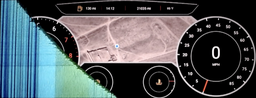
#> input picture Data/TestSet1ProperlyFormatted/test2/observed.png, 256 x 98 px, shrunk from 1120 x 430 before the run
$ python KeypointDescreptorAlignment.py
#> lines starting #> are read from the running program, lines starting #| are printed output that depends on the picture; after the words box and inside, x2 and y2 are one past the last pixel; in counts of white or black regions, pixels touching at a corner belong together
import cv2
import numpy as np
import random
import matplotlib.pyplot as plt

observed = cv2.imread("Data/TestSet1ProperlyFormatted/test2/observed.png")
#> observed is the input picture: shape (98, 256, 3); mean B, G, R 90.3, 85.4, 76.4
expected = cv2.imread("Data/TestSet1ProperlyFormatted/test2/expected.png")
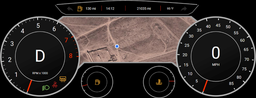
#> input picture Data/TestSet1ProperlyFormatted/test2/expected.png, 256 x 98 px, shrunk from 1120 x 430 before the run
#> expected is the input picture: shape (98, 256, 3); mean B, G, R 41.6, 43.4, 49.4


def distance_constraint(kp1, kp2, threshold):
    """A constraint for the constrained brute-force matching routine."""
    return np.linalg.norm(np.array(kp1.pt) - np.array(kp2.pt)) < threshold


def constrained_bf_matcher(descriptors1, keypoints1, descriptors2, keypoints2, constraint, threshold, norm_type=cv2.NORM_L2, lowe_ratio=0.70):
    """
    A brute force matcher with constraints.

    :param descriptors1:
    :param keypoints1:
    :param descriptors2:
    :param keypoints2:
    :param constraint:
    :param threshold:
    :param norm_type:
    :return:
    """

    matches = []
    for idx1, desc1 in enumerate(descriptors1):
        best_match = None
        second_best_match = None
        best_distance = float('inf')
        second_best_distance = float('inf')
        kp1 = keypoints1[idx1]

        for idx2, desc2 in enumerate(descriptors2):
            kp2 = keypoints2[idx2]
            if constraint(kp1, kp2, threshold):  # Check the constraint
                distance = cv2.norm(desc1, desc2, norm_type)
                if distance < best_distance:
                    second_best_distance = best_distance
                    second_best_match = best_match
                    best_distance = distance
                    best_match = cv2.DMatch(_queryIdx=idx1, _trainIdx=idx2, _distance=distance)
                elif distance < second_best_distance:
                    second_best_distance = distance
                    second_best_match = cv2.DMatch(_queryIdx=idx1, _trainIdx=idx2, _distance=distance)

        # Apply Lowe's ratio test
        if best_match and second_best_match and best_distance < lowe_ratio * second_best_distance:
            matches.append(best_match)

    #return matches
    return matches


def draw_point(image, point, label):
    #round point to the nearest pixel if necessary
    if type(point[0]) is not int:
        point = int(point[0] + 0.5), int(point[1] + 0.5)

    #draw circle
    cv2.circle(image, point, 2, (0, 0, 255), -1)  # Red point

    # Add the label next to the point
    # Parameters are: image, text, bottom-left corner of the text, font, font scale, color, thickness
    cv2.putText(image, label, (point[0] + 10, point[1]), cv2.FONT_HERSHEY_SIMPLEX, 0.5, (255, 255, 255), 2)


def sift_test(n):
    """
    This function will take an unobstruced observed and expected images, grab the SIFT
    keypoints of each image, the visualize the best few matches.

    The SIFT keypoints will calculated in each image.

    Weak matches will be pruned with Lowe's ratio test first.
    Then additional matches will be pruned by taking the l2 distance between each of the keypoints.
    Finally, the closest n-matches will be visualized.
    """
#> called with n = 20
    img1, img2 = cv2.cvtColor(observed, cv2.COLOR_BGR2GRAY), cv2.cvtColor(expected, cv2.COLOR_BGR2GRAY)
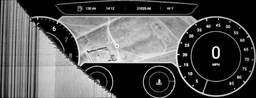
#> img1: shape (98, 256); min 0, max 255, mean 83.2
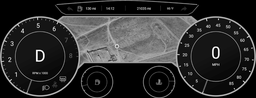
#> img2: shape (98, 256); min 0, max 255, mean 45

    # Initiate SIFT detector
    sift = cv2.SIFT_create()

    # find the keypoints and descriptors with SIFT
    kp1, des1 = sift.detectAndCompute(img1, None)
#> kp1 = 196 keypoints; strongest (x, y, size): (197, 81, 1.8), (185, 54, 2.7), (191, 36, 2.6), (54, 29, 2.7)
    kp2, des2 = sift.detectAndCompute(img2, None)
#> kp2 = 160 keypoints; strongest (x, y, size): (216, 49, 2), (216, 55, 2.1), (22, 31, 2.3), (40, 55, 3.1)

    # x,y locations
    loc1, loc2 = [p.pt for p in kp1], [p.pt for p in kp2] #x,y locations
#> loc1 = 196 pairs, first value 6.27 to 251.5, second value 4.12 to 94.29; loc2 = 160 pairs, first value 4.63 to 247, second value 4.98 to 89.24


    #Match with my routine
    #1 is query, 2 is train
    matches = constrained_bf_matcher(des1, kp1, des2, kp2, distance_constraint, threshold=10, norm_type=cv2.NORM_L2,
                           lowe_ratio=0.70)
#> the loop in constrained_bf_matcher, `for idx1, desc1 in enumerate(descriptors1):` made 196 passes
#> after the loop in constrained_bf_matcher, `for idx1, desc1 in enumerate(descriptors1):`: matches = 89 matches
#> matches = 89 matches
    print(len(matches))
#| 89


    #draw the matches
    out1, out2 = np.copy(observed), np.copy(expected)

    #grab n random indexes
    random_indexes = []
    for i in range(n):
        random_indexes.append(random.randint(0, len(matches)-1))
#> after the loop, random_indexes = [49, 53, 5, 33, 65, 62, 51, 38, 61, 45, 74, 27, 64, 17, 36, 17, 12, 79, 32, 68]

    #iterate over random indexes and draw them
    for i in random_indexes:
        match = matches[i]

        point1, point2 = kp1[match.queryIdx].pt, kp2[match.trainIdx].pt


        draw_point(out1, point1, str(i)), draw_point(out2, point2, str(i))
#> this loop made 20 passes
#> (i, point1, point2) on passes 1, 2, 3, 4, 5, 7, 8, 9, 10, 11, 12, 13: (49, (185.1, 38.68), (185, 38.72)), (53, (187.2, 50.01), (187.2, 50.07)), (5, (83.96, 8.2), (83.9, 8.37)), (33, (158.9, 36.63), (158.8, 36.71)), (65, (200, 33.32), (200.1, 33.33)), (51, (186.7, 59.38), (186.6, 59.4)), (38, (168.4, 8.15), (168.3, 8.25)), (61, (191.1, 35.81), (191, 35.85)), (45, (181.2, 54.5), (181.2, 54.54)), (74, (217.8, 28.42), (217.6, 28.49)), (27, (137.9, 8.11), (138, 8.17)), (64, (196.7, 34.37), (190.6, 41.15))
#> (i, point2) on pass 6: (62, (192.3, 29.69))
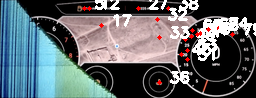
#> out1: shape (98, 256, 3); 8.79% of pixels changed, all inside (x1, y1, x2, y2) = (82, 0, 256, 85)
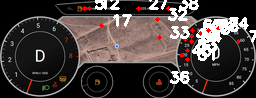
#> out2: shape (98, 256, 3); 8.92% of pixels changed, all inside (x1, y1, x2, y2) = (82, 0, 256, 85)


    #show images with matches drawn on it
    cv2.imshow('one', out1)
    cv2.imshow('two', out2)
    cv2.waitKey()


sift_test(20)
